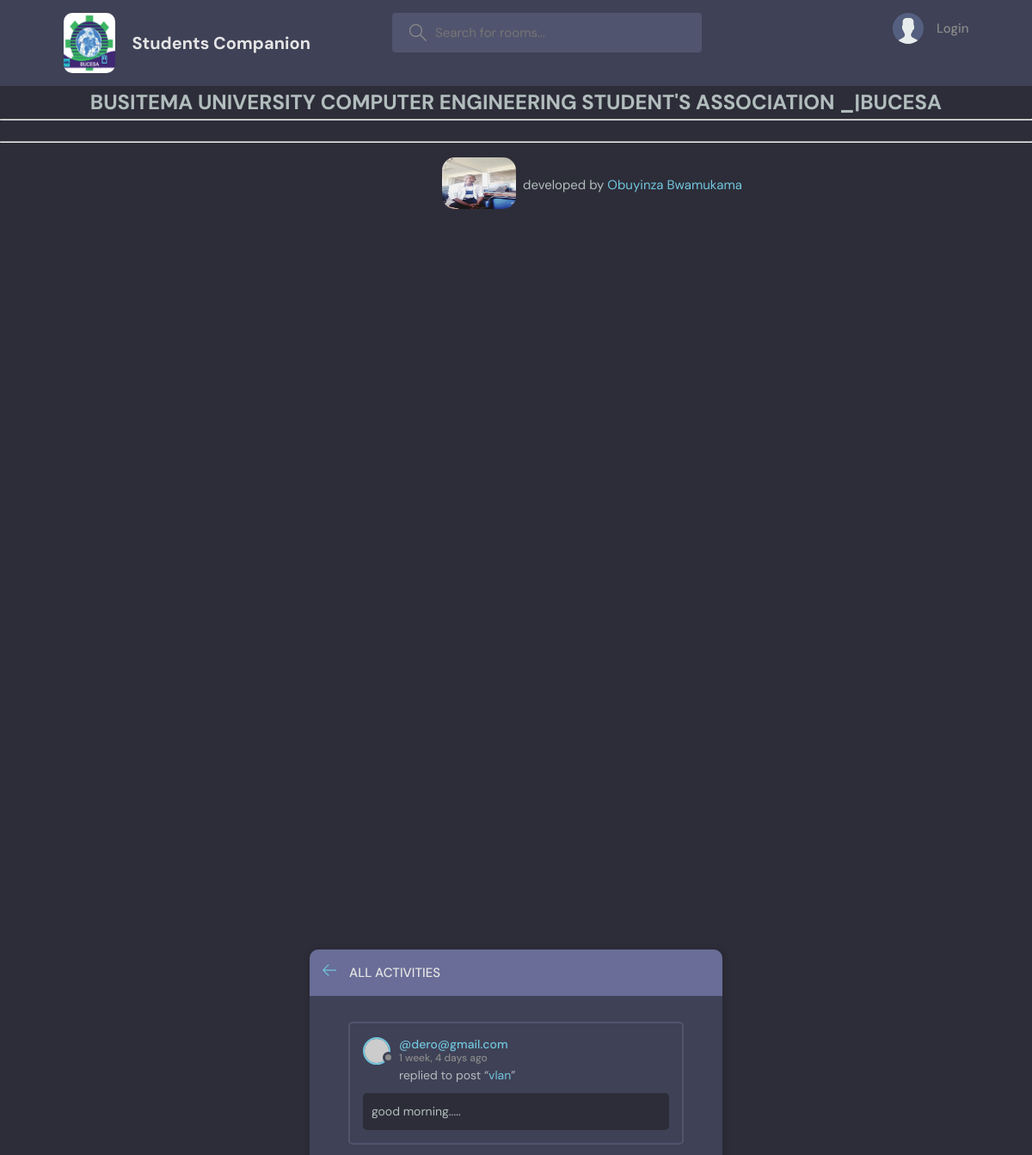
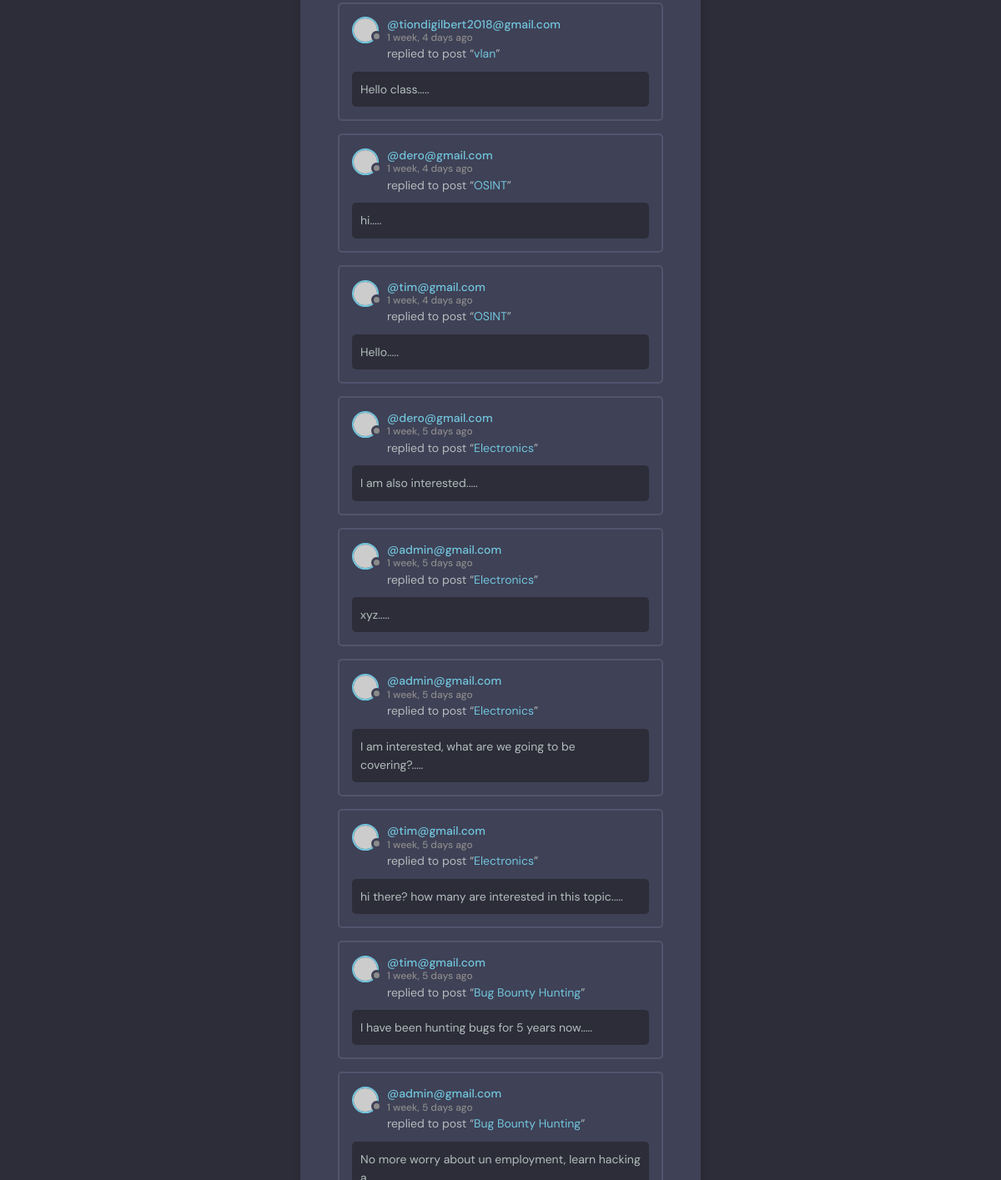
The app's page /mobile_activity/ with its own data (2 pictures, top to bottom).
### base/models.py (models this page shows)
class Message(models.Model):
    user = models.ForeignKey(User, on_delete=models.CASCADE)
    room = models.ForeignKey(Room, on_delete=models.CASCADE)
    body = models.TextField()
    updated = models.DateTimeField(auto_now=True)
    created  = models.DateTimeField(auto_now_add=True)
    class Meta:
        ordering =['-updated', '-created']
    def __str__(self) -> str:
        return self.body[0:50]

class User(AbstractUser):
    name = models.CharField(max_length=200, null=True)
    email = models.EmailField(unique=True, null=True)
    bio = models.TextField(null=True)
    avatar = models.ImageField(null=True, default="avatar.svg")
    USERNAME_FIELD = 'email'
    REQUIRED_FIELDS = []

class Room(models.Model):
    host = models.ForeignKey(User, on_delete=models.SET_NULL, null=True)
    topic = models.ForeignKey(Topic, on_delete=models.SET_NULL, null=True, blank=True)
    name = models.CharField(max_length=200)
    description = models.TextField(null=True, blank=True)
    participants = models.ManyToManyField(User, related_name = 'participants', blank= True)
    updated = models.DateTimeField(auto_now=True)
    created  = models.DateTimeField(auto_now_add=True)
    class Meta:
        ordering =['-updated', '-created']
    def __str__(self) -> str:
        return self.name

### base/views.py (the view)
# urls.py: path('mobile_activity/', views.mobile_activity, name= 'mobile_activity'),
def mobile_activity(request):
    room = Room.objects.all().order_by('-created')
    all_messages = Message.objects.all()
    context = {'all_messages': all_messages}
    return render(request, 'base/activity.html' , context)

### base/templates/base/activity.html (shortened to what this page needs)
{% extends 'main.html' %}
{% block content %}
    <main class="layout">
      <div class="container">
        <div class="layout__box" style="margin-top: 43%;">
          <div class="layout__boxHeader">
            <div class="layout__boxTitle">
              <a href="{{request.META.HTTP_REFERER  }}">
                <svg version="1.1" xmlns="http://www.w3.org/2000/svg" width="32" height="32" viewBox="0 0 32 32">
                  <title>arrow-left</title>
                  <path
                    d="M13.723 2.286l-13.723 13.714 13.719 13.714 1.616-1.611-10.96-10.96h27.625v-2.286h-27.625l10.965-10.965-1.616-1.607z"
                  ></path>
                </svg>
              </a>
              <h3>All Activities</h3>
            </div>
          </div>
          <div class="activities-page layout__body"  >
            {% for room_message in all_messages %}
    <div class="activities__box">
      <div class="activities__boxHeader roomListRoom__header">
        <a href="{% url 'userprofile' room_message.user.id %}" class="roomListRoom__author">
          <div class="avatar avatar--small">
            <img src="https://randomuser.me/api/portraits/women/11.jpg" />
          </div>
          <p>
            @{{room_message.user}}
            <span>{{room_message.created|timesince}} ago</span>
          </p>
        </a>
      </div>
      <div class="activities__boxContent">
        <p>replied to post “<a href="{% url 'room' room_message.room.id %}">{{room_message.room}}</a>”</p>
        <div class="activities__boxRoomContent">
        {{room_message}}.....
        </div>
      </div>
    </div>
    {% endfor %}
          </div>
        </div>
      </div>
    </main>
 {% endblock content %}

### static/styles/style.css (style rules this page uses)
:root { --color-main: #71c6dd; --color-main-light: #e1f6fb; --color-dark: #3f4156; --color-dark-medium: #51546e; --color-dark-light: #696d97; --color-light: #e5e5e5; --color-gray: #8b8b8b; --color-light-gray: #b2bdbd; --color-bg: #2d2d39; --color-success: #5dd693; --color-error: #fc4b0b; }
* { font-family: "DM Sans", -apple-system, BlinkMacSystemFont, "Segoe UI", Roboto, Oxygen, Ubuntu, Cantarell, "Open Sans", "Helvetica Neue", sans-serif; margin: 0; padding: 0; box-sizing: border-box; text-rendering: optimizeLegibility; font-size: inherit; }
html { font-size: 56.25%; }
@media only screen and (min-width: 1200px) { html { font-size: 62.5%; } }
body { line-height: 1.6; font-weight: 400; font-size: 1.5rem; color: var(--color-light-gray); background-color: var(--color-bg); min-height: 100vh; }
img { width: 100%; }
a { display: inline-block; color: var(--color-main); text-decoration: none; }
.container { max-width: 120rem; width: 90%; margin: auto; }
.avatar { position: relative; display: inline-block; border-radius: 50%; border: 2px solid var(--color-main); }
.avatar img { display: block; border-radius: 50%; object-fit: cover; object-position: center; }
.avatar::after { content: ""; display: block; position: absolute; background-color: var(--color-gray); z-index: 111; border-radius: 50%; border: 0.3rem solid var(--color-dark); }
.avatar.avatar--small img { width: 2.8rem; height: 2.8rem; }
.avatar.avatar--small:after { width: 0.7rem; height: 0.7rem; bottom: 0px; right: -6px; }
.layout { margin-top: 2.4rem; }
.layout > .container { display: flex; justify-content: space-between; align-items: flex-start; }
.layout__box { width: 90%; max-width: 48rem; min-height: 40rem; position: absolute; top: 50%; left: 50%; transform: translate(-50%, -46%); background-color: var(--color-dark); border-radius: 1rem; box-shadow: 1px 1px 6px 3px rgba(0, 0, 0, 0.1); overflow: hidden; }
.layout__boxHeader { display: flex; padding: 1.5rem; background-color: var(--color-dark-light); }
.layout__boxTitle { display: flex; gap: 1.5rem; align-items: center; }
.layout__boxTitle h3 { text-transform: uppercase; font-weight: 500; color: var(--color-light); }
.layout__boxTitle svg { width: 1.6rem; height: 1.6rem; fill: var(--color-main); }
.layout__body { margin: 3rem; }
.roomListRoom__header { display: flex; justify-content: space-between; align-items: center; }
.roomListRoom__author { font-weight: 500; display: flex; align-items: center; gap: 1rem; }
.activities__box { margin: 1.5rem; padding: 1.5rem; border: 2px solid var(--color-dark-medium); border-radius: 5px; }
.activities__boxHeader p { font-size: 1.4rem; line-height: 1.3; }
.activities__boxHeader p span { color: var(--color-gray); font-size: 1.2rem; display: block; }
.activities__boxContent { margin-left: 4.2rem; }
.activities__boxContent { font-size: 1.4rem; }
.activities__boxRoomContent { background: var(--color-bg); padding: 1rem; border-radius: 5px; margin-top: 1rem; margin-left: -4.2rem; }

### records on screen
Message: user "dero@gmail.com", created "1 week, 4 days", room "vlan", body "good morning"
Message: user "tiondigilbert2018@gmail.com", created "1 week, 4 days", room "vlan", body "Hello class"
Message: user "dero@gmail.com", created "1 week, 4 days", room "OSINT", body "hi"
Message: user "tim@gmail.com", created "1 week, 4 days", room "OSINT", body "Hello"
Message: user "dero@gmail.com", created "1 week, 5 days", room "Electronics", body "I am also interested"
Message: user "admin@gmail.com", created "1 week, 5 days", room "Electronics", body "xyz"
Message: user "admin@gmail.com", created "1 week, 5 days", room "Electronics", body "I am interested, what are we going to be covering?"
Message: user "tim@gmail.com", created "1 week, 5 days", room "Electronics", body "hi there? how many are interested in this topic"
Message: user "tim@gmail.com", created "1 week, 5 days", room "Bug Bounty Hunting", body "I have been hunting bugs for 5 years now"
Message: user "admin@gmail.com", created "1 week, 5 days", room "Bug Bounty Hunting", body "No more worry about un employment, learn hacking…"
